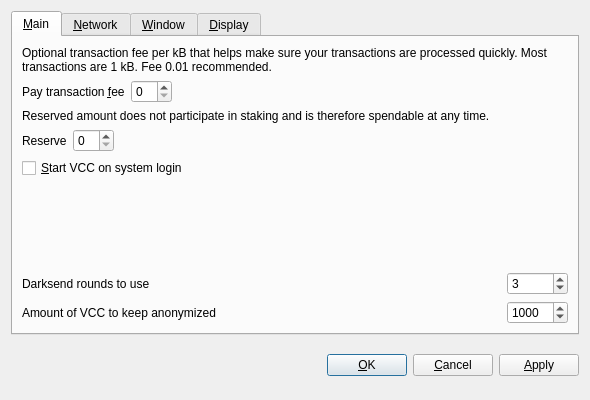
<?xml version="1.0" encoding="UTF-8"?>
<ui version="4.0">
 <class>OptionsDialog</class>
 <widget class="QDialog" name="OptionsDialog">
  <property name="geometry">
   <rect>
    <x>0</x>
    <y>0</y>
    <width>590</width>
    <height>400</height>
   </rect>
  </property>
  <property name="windowTitle">
   <string>Options</string>
  </property>
  <property name="modal">
   <bool>true</bool>
  </property>
  <layout class="QVBoxLayout" name="verticalLayout">
   <item>
    <widget class="QTabWidget" name="tabWidget">
     <property name="tabPosition">
      <enum>QTabWidget::North</enum>
     </property>
     <property name="currentIndex">
      <number>0</number>
     </property>
     <widget class="QWidget" name="tabMain">
      <attribute name="title">
       <string>&amp;Main</string>
      </attribute>
      <layout class="QGridLayout" name="gridLayout">
       <item row="0" column="0" colspan="2">
        <widget class="QLabel" name="transactionFeeInfoLabel">
         <property name="text">
          <string>Optional transaction fee per kB that helps make sure your transactions are processed quickly. Most transactions are 1 kB. Fee 0.01 recommended.</string>
         </property>
         <property name="textFormat">
          <enum>Qt::PlainText</enum>
         </property>
         <property name="wordWrap">
          <bool>true</bool>
         </property>
        </widget>
       </item>
       <item row="1" column="0">
        <layout class="QHBoxLayout" name="horizontalLayoutFee">
         <item>
          <widget class="QLabel" name="transactionFeeLabel">
           <property name="text">
            <string>Pay transaction &amp;fee</string>
           </property>
           <property name="textFormat">
            <enum>Qt::PlainText</enum>
           </property>
           <property name="buddy">
            <cstring>transactionFee</cstring>
           </property>
          </widget>
         </item>
         <item>
          <widget class="BitcoinAmountField" name="transactionFee"/>
         </item>
         <item>
          <spacer name="horizontalSpacerFee">
           <property name="orientation">
            <enum>Qt::Horizontal</enum>
           </property>
           <property name="sizeHint" stdset="0">
            <size>
             <width>40</width>
             <height>20</height>
            </size>
           </property>
          </spacer>
         </item>
        </layout>
       </item>
       <item row="2" column="0" colspan="2">
        <widget class="QLabel" name="reserveBalanceInfoLabel">
         <property name="text">
          <string>Reserved amount does not participate in staking and is therefore spendable at any time.</string>
         </property>
         <property name="textFormat">
          <enum>Qt::PlainText</enum>
         </property>
         <property name="wordWrap">
          <bool>true</bool>
         </property>
        </widget>
       </item>
       <item row="3" column="0">
        <layout class="QHBoxLayout" name="horizontalLayoutReserveBalance">
         <item>
          <widget class="QLabel" name="reserveBalanceLabel">
           <property name="text">
            <string>Reserve</string>
           </property>
           <property name="textFormat">
            <enum>Qt::PlainText</enum>
           </property>
           <property name="buddy">
            <cstring>reserveBalance</cstring>
           </property>
          </widget>
         </item>
         <item>
          <widget class="BitcoinAmountField" name="reserveBalance"/>
         </item>
         <item>
          <spacer name="horizontalSpacerReserveBalance">
           <property name="orientation">
            <enum>Qt::Horizontal</enum>
           </property>
           <property name="sizeHint" stdset="0">
            <size>
             <width>40</width>
             <height>20</height>
            </size>
           </property>
          </spacer>
         </item>
        </layout>
       </item>
       <item row="4" column="0">
        <widget class="QCheckBox" name="bitcoinAtStartup">
         <property name="toolTip">
          <string>Automatically start VCC after logging in to the system.</string>
         </property>
         <property name="text">
          <string>&amp;Start VCC on system login</string>
         </property>
        </widget>
       </item>
       <item row="5" column="0">
        <spacer name="verticalSpacer_Main">
         <property name="orientation">
          <enum>Qt::Vertical</enum>
         </property>
         <property name="sizeHint" stdset="0">
          <size>
           <width>20</width>
           <height>40</height>
          </size>
         </property>
        </spacer>
       </item>
       <item row="6" column="0">
        <widget class="QLabel" name="label">
         <property name="toolTip">
          <string>&lt;html&gt;&lt;head/&gt;&lt;body&gt;&lt;p&gt;This setting determines the amount of individual masternodes that an input will be anonymized through. More rounds of anonymization gives a higher degree of privacy, but also costs more in fees.&lt;/p&gt;&lt;/body&gt;&lt;/html&gt;</string>
         </property>
         <property name="text">
          <string>Darksend rounds to use</string>
         </property>
        </widget>
       </item>
       <item row="6" column="1">
        <widget class="QSpinBox" name="darksendRounds">
         <property name="minimum">
          <number>2</number>
         </property>
         <property name="maximum">
          <number>16</number>
         </property>
         <property name="value">
          <number>3</number>
         </property>
        </widget>
       </item>
       <item row="7" column="0">
        <widget class="QLabel" name="label_2">
         <property name="toolTip">
          <string>This amount acts as a threshold to turn off Darksend once it's reached.</string>
         </property>
         <property name="statusTip">
          <string notr="true"/>
         </property>
         <property name="whatsThis">
          <string notr="true"/>
         </property>
         <property name="accessibleName">
          <string notr="true"/>
         </property>
         <property name="accessibleDescription">
          <string notr="true"/>
         </property>
         <property name="text">
          <string>Amount of VCC to keep anonymized</string>
         </property>
        </widget>
       </item>
       <item row="7" column="1">
        <widget class="QSpinBox" name="anonymizeVCC">
         <property name="minimum">
          <number>2</number>
         </property>
         <property name="maximum">
          <number>10000</number>
         </property>
         <property name="singleStep">
          <number>10</number>
         </property>
         <property name="value">
          <number>1000</number>
         </property>
        </widget>
       </item>
      </layout>
     </widget>
     <widget class="QWidget" name="tabNetwork">
      <attribute name="title">
       <string>&amp;Network</string>
      </attribute>
      <layout class="QVBoxLayout" name="verticalLayout_Network">
       <item>
        <widget class="QCheckBox" name="mapPortUpnp">
         <property name="toolTip">
          <string>Automatically open the VCC client port on the router. This only works when your router supports UPnP and it is enabled.</string>
         </property>
         <property name="text">
          <string>Map port using &amp;UPnP</string>
         </property>
        </widget>
       </item>
       <item>
        <widget class="QCheckBox" name="connectSocks">
         <property name="toolTip">
          <string>Connect to the VCC network through a SOCKS5 proxy (e.g. when connecting through Tor).</string>
         </property>
         <property name="text">
          <string>&amp;Connect through SOCKS5 proxy:</string>
         </property>
        </widget>
       </item>
       <item>
        <layout class="QHBoxLayout" name="horizontalLayout_Network">
         <item>
          <widget class="QLabel" name="proxyIpLabel">
           <property name="text">
            <string>Proxy &amp;IP:</string>
           </property>
           <property name="textFormat">
            <enum>Qt::PlainText</enum>
           </property>
           <property name="buddy">
            <cstring>proxyIp</cstring>
           </property>
          </widget>
         </item>
         <item>
          <widget class="QValidatedLineEdit" name="proxyIp">
           <property name="maximumSize">
            <size>
             <width>140</width>
             <height>16777215</height>
            </size>
           </property>
           <property name="toolTip">
            <string>IP address of the proxy (e.g. 127.0.0.1)</string>
           </property>
          </widget>
         </item>
         <item>
          <widget class="QLabel" name="proxyPortLabel">
           <property name="text">
            <string>&amp;Port:</string>
           </property>
           <property name="textFormat">
            <enum>Qt::PlainText</enum>
           </property>
           <property name="buddy">
            <cstring>proxyPort</cstring>
           </property>
          </widget>
         </item>
         <item>
          <widget class="QLineEdit" name="proxyPort">
           <property name="maximumSize">
            <size>
             <width>55</width>
             <height>16777215</height>
            </size>
           </property>
           <property name="toolTip">
            <string>Port of the proxy (e.g. 9050)</string>
           </property>
          </widget>
         </item>
         <item>
          <spacer name="horizontalSpacer_Network">
           <property name="orientation">
            <enum>Qt::Horizontal</enum>
           </property>
           <property name="sizeHint" stdset="0">
            <size>
             <width>40</width>
             <height>20</height>
            </size>
           </property>
          </spacer>
         </item>
        </layout>
       </item>
       <item>
        <spacer name="verticalSpacer_Network">
         <property name="orientation">
          <enum>Qt::Vertical</enum>
         </property>
         <property name="sizeHint" stdset="0">
          <size>
           <width>20</width>
           <height>40</height>
          </size>
         </property>
        </spacer>
       </item>
      </layout>
     </widget>
     <widget class="QWidget" name="tabWindow">
      <attribute name="title">
       <string>&amp;Window</string>
      </attribute>
      <layout class="QVBoxLayout" name="verticalLayout_Window">
       <item>
        <widget class="QCheckBox" name="minimizeToTray">
         <property name="toolTip">
          <string>Show only a tray icon after minimizing the window.</string>
         </property>
         <property name="text">
          <string>&amp;Minimize to the tray instead of the taskbar</string>
         </property>
        </widget>
       </item>
       <item>
        <widget class="QCheckBox" name="minimizeOnClose">
         <property name="toolTip">
          <string>Minimize instead of exit the application when the window is closed. When this option is enabled, the application will be closed only after selecting Quit in the menu.</string>
         </property>
         <property name="text">
          <string>M&amp;inimize on close</string>
         </property>
        </widget>
       </item>
       <item>
        <spacer name="verticalSpacer_Window">
         <property name="orientation">
          <enum>Qt::Vertical</enum>
         </property>
         <property name="sizeHint" stdset="0">
          <size>
           <width>20</width>
           <height>40</height>
          </size>
         </property>
        </spacer>
       </item>
      </layout>
     </widget>
     <widget class="QWidget" name="tabDisplay">
      <attribute name="title">
       <string>&amp;Display</string>
      </attribute>
      <layout class="QVBoxLayout" name="verticalLayout_Display">
       <item>
        <layout class="QHBoxLayout" name="horizontalLayout_1_Display">
         <item>
          <widget class="QLabel" name="langLabel">
           <property name="text">
            <string>User Interface &amp;language:</string>
           </property>
           <property name="textFormat">
            <enum>Qt::PlainText</enum>
           </property>
           <property name="buddy">
            <cstring>lang</cstring>
           </property>
          </widget>
         </item>
         <item>
          <widget class="QValueComboBox" name="lang">
           <property name="toolTip">
            <string>The user interface language can be set here. This setting will take effect after restarting VCC.</string>
           </property>
          </widget>
         </item>
        </layout>
       </item>
       <item>
        <layout class="QHBoxLayout" name="horizontalLayout_2_Display">
         <item>
          <widget class="QLabel" name="unitLabel">
           <property name="text">
            <string>&amp;Unit to show amounts in:</string>
           </property>
           <property name="textFormat">
            <enum>Qt::PlainText</enum>
           </property>
           <property name="buddy">
            <cstring>unit</cstring>
           </property>
          </widget>
         </item>
         <item>
          <widget class="QValueComboBox" name="unit">
           <property name="toolTip">
            <string>Choose the default subdivision unit to show in the interface and when sending coins.</string>
           </property>
          </widget>
         </item>
        </layout>
       </item>
       <item>
        <widget class="QCheckBox" name="coinControlFeatures">
         <property name="toolTip">
          <string>Whether to show coin control features or not.</string>
         </property>
         <property name="text">
          <string>Display coin &amp;control features (experts only!)</string>
         </property>
        </widget>
       </item>
       <item>
        <widget class="QCheckBox" name="useBlackTheme">
         <property name="text">
          <string>Use black visual theme (requires restart)</string>
         </property>
        </widget>
       </item>
       <item>
        <spacer name="verticalSpacer_Display">
         <property name="orientation">
          <enum>Qt::Vertical</enum>
         </property>
         <property name="sizeHint" stdset="0">
          <size>
           <width>20</width>
           <height>40</height>
          </size>
         </property>
        </spacer>
       </item>
      </layout>
     </widget>
    </widget>
   </item>
   <item>
    <layout class="QHBoxLayout" name="horizontalLayout_Buttons">
     <item>
      <spacer name="horizontalSpacer_1">
       <property name="orientation">
        <enum>Qt::Horizontal</enum>
       </property>
       <property name="sizeHint" stdset="0">
        <size>
         <width>40</width>
         <height>48</height>
        </size>
       </property>
      </spacer>
     </item>
     <item>
      <widget class="QLabel" name="statusLabel">
       <property name="font">
        <font>
         <weight>75</weight>
         <bold>true</bold>
        </font>
       </property>
       <property name="text">
        <string/>
       </property>
       <property name="textFormat">
        <enum>Qt::PlainText</enum>
       </property>
       <property name="wordWrap">
        <bool>true</bool>
       </property>
      </widget>
     </item>
     <item>
      <spacer name="horizontalSpacer_2">
       <property name="orientation">
        <enum>Qt::Horizontal</enum>
       </property>
       <property name="sizeHint" stdset="0">
        <size>
         <width>40</width>
         <height>48</height>
        </size>
       </property>
      </spacer>
     </item>
     <item>
      <widget class="QPushButton" name="okButton">
       <property name="text">
        <string>&amp;OK</string>
       </property>
      </widget>
     </item>
     <item>
      <widget class="QPushButton" name="cancelButton">
       <property name="text">
        <string>&amp;Cancel</string>
       </property>
       <property name="autoDefault">
        <bool>false</bool>
       </property>
      </widget>
     </item>
     <item>
      <widget class="QPushButton" name="applyButton">
       <property name="text">
        <string>&amp;Apply</string>
       </property>
       <property name="autoDefault">
        <bool>false</bool>
       </property>
      </widget>
     </item>
    </layout>
   </item>
  </layout>
 </widget>
 <customwidgets>
  <customwidget>
   <class>BitcoinAmountField</class>
   <extends>QSpinBox</extends>
   <header>bitcoinamountfield.h</header>
   <container>1</container>
  </customwidget>
  <customwidget>
   <class>QValueComboBox</class>
   <extends>QComboBox</extends>
   <header>qvaluecombobox.h</header>
  </customwidget>
  <customwidget>
   <class>QValidatedLineEdit</class>
   <extends>QLineEdit</extends>
   <header>qvalidatedlineedit.h</header>
  </customwidget>
 </customwidgets>
 <resources/>
 <connections/>
</ui>
